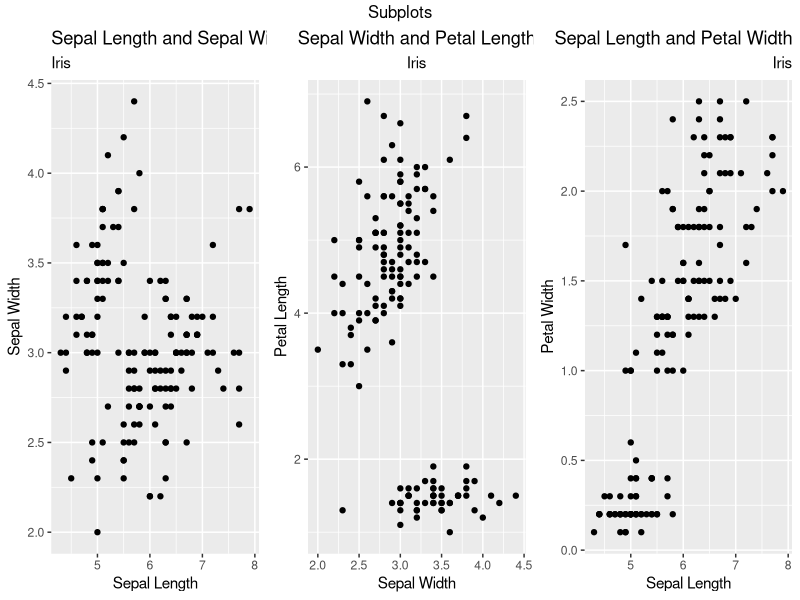

R code for this plot:
#
# Daven
# 11/25/25
# Iris gridExtra & grid.arrange
#

library(ggplot2)
library(gridExtra)

p1 <- ggplot(iris, aes(x = Sepal.Length, y = Sepal.Width)) +
  geom_point() +
  ggtitle('Sepal Length and Sepal Width', 'Iris') + xlab('Sepal Length') + ylab('Sepal Width')

p2 <- ggplot(iris, aes(x = Sepal.Width, y = Petal.Length)) +
  geom_point() +
  ggtitle('Sepal Width and Petal Length', 'Iris') + xlab('Sepal Width') + ylab('Petal Length') + 
  theme(plot.title = element_text(hjust = 0.5),
        plot.subtitle = element_text(hjust = 0.5))

p3 <- ggplot(iris, aes(x = Sepal.Length, y = Petal.Width)) +
  geom_point() +
  ggtitle('Sepal Length and Petal Width', 'Iris') + xlab('Sepal Length') + ylab('Petal Width') + 
  theme(plot.title = element_text(hjust = 1),
        plot.subtitle = element_text(hjust = 1))

grid.arrange(p1, p2, p3, ncol = 3,
             top = 'Subplots')